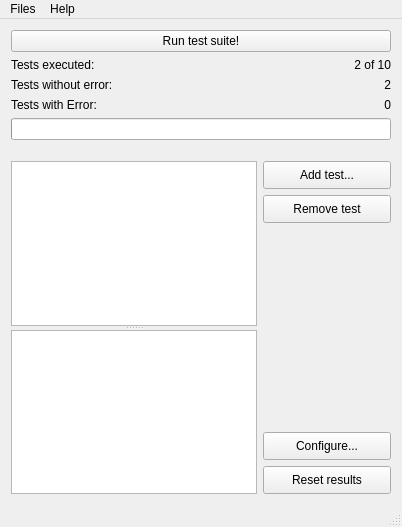
<?xml version="1.0" encoding="UTF-8"?>
<ui version="4.0">
 <class>MainWindow</class>
 <widget class="QMainWindow" name="MainWindow">
  <property name="geometry">
   <rect>
    <x>0</x>
    <y>0</y>
    <width>402</width>
    <height>527</height>
   </rect>
  </property>
  <property name="windowTitle">
   <string notr="true">QTRunner</string>
  </property>
  <widget class="QWidget" name="centralWidget">
   <layout class="QGridLayout" name="gridLayout">
    <item row="0" column="0">
     <layout class="QVBoxLayout" name="verticalLayout_2">
      <item>
       <widget class="QPushButton" name="pushButtonRunTestSuite">
        <property name="text">
         <string>Run test suite!</string>
        </property>
       </widget>
      </item>
      <item>
       <layout class="QFormLayout" name="formLayout">
        <property name="fieldGrowthPolicy">
         <enum>QFormLayout::AllNonFixedFieldsGrow</enum>
        </property>
        <item row="0" column="0">
         <widget class="QLabel" name="labelTests">
          <property name="text">
           <string>Tests executed:</string>
          </property>
         </widget>
        </item>
        <item row="0" column="1">
         <widget class="QLabel" name="labelTestExecutableCounter">
          <property name="text">
           <string>2 of 10</string>
          </property>
          <property name="alignment">
           <set>Qt::AlignRight|Qt::AlignTrailing|Qt::AlignVCenter</set>
          </property>
         </widget>
        </item>
        <item row="1" column="0">
         <widget class="QLabel" name="labelOk">
          <property name="text">
           <string>Tests without error:</string>
          </property>
         </widget>
        </item>
        <item row="1" column="1">
         <widget class="QLabel" name="labelOKCount">
          <property name="text">
           <string>2</string>
          </property>
          <property name="alignment">
           <set>Qt::AlignRight|Qt::AlignTrailing|Qt::AlignVCenter</set>
          </property>
         </widget>
        </item>
        <item row="2" column="0">
         <widget class="QLabel" name="labelNOK">
          <property name="text">
           <string>Tests with Error:</string>
          </property>
         </widget>
        </item>
        <item row="2" column="1">
         <widget class="QLabel" name="labelNOKCount">
          <property name="text">
           <string>0</string>
          </property>
          <property name="alignment">
           <set>Qt::AlignRight|Qt::AlignTrailing|Qt::AlignVCenter</set>
          </property>
         </widget>
        </item>
       </layout>
      </item>
      <item>
       <widget class="QProgressBar" name="progressBar">
        <property name="value">
         <number>0</number>
        </property>
        <property name="textVisible">
         <bool>false</bool>
        </property>
        <property name="format">
         <string notr="true"/>
        </property>
       </widget>
      </item>
      <item>
       <spacer name="verticalSpacer">
        <property name="orientation">
         <enum>Qt::Vertical</enum>
        </property>
        <property name="sizeType">
         <enum>QSizePolicy::Fixed</enum>
        </property>
        <property name="sizeHint" stdset="0">
         <size>
          <width>20</width>
          <height>15</height>
         </size>
        </property>
       </spacer>
      </item>
     </layout>
    </item>
    <item row="1" column="0">
     <layout class="QHBoxLayout" name="horizontalLayout">
      <item>
       <widget class="QSplitter" name="splitter">
        <property name="orientation">
         <enum>Qt::Vertical</enum>
        </property>
        <widget class="QTableWidget" name="tableWidget">
         <property name="editTriggers">
          <set>QAbstractItemView::NoEditTriggers</set>
         </property>
         <property name="selectionMode">
          <enum>QAbstractItemView::SingleSelection</enum>
         </property>
         <property name="selectionBehavior">
          <enum>QAbstractItemView::SelectRows</enum>
         </property>
         <property name="showGrid">
          <bool>false</bool>
         </property>
         <attribute name="horizontalHeaderVisible">
          <bool>false</bool>
         </attribute>
         <attribute name="horizontalHeaderCascadingSectionResizes">
          <bool>false</bool>
         </attribute>
         <attribute name="horizontalHeaderHighlightSections">
          <bool>false</bool>
         </attribute>
        </widget>
        <widget class="QTextEdit" name="textEdit">
         <property name="readOnly">
          <bool>true</bool>
         </property>
        </widget>
       </widget>
      </item>
      <item>
       <layout class="QVBoxLayout" name="verticalLayout">
        <item>
         <widget class="QPushButton" name="pushButtonAddTest">
          <property name="minimumSize">
           <size>
            <width>128</width>
            <height>28</height>
           </size>
          </property>
          <property name="maximumSize">
           <size>
            <width>120</width>
            <height>28</height>
           </size>
          </property>
          <property name="text">
           <string>Add test...</string>
          </property>
         </widget>
        </item>
        <item>
         <widget class="QPushButton" name="pushButtonRemoveTest">
          <property name="minimumSize">
           <size>
            <width>128</width>
            <height>28</height>
           </size>
          </property>
          <property name="maximumSize">
           <size>
            <width>120</width>
            <height>28</height>
           </size>
          </property>
          <property name="text">
           <string>Remove test</string>
          </property>
         </widget>
        </item>
        <item>
         <spacer name="verticalSpacer_2">
          <property name="orientation">
           <enum>Qt::Vertical</enum>
          </property>
          <property name="sizeHint" stdset="0">
           <size>
            <width>20</width>
            <height>40</height>
           </size>
          </property>
         </spacer>
        </item>
        <item>
         <widget class="QPushButton" name="pushButtonConfigureTest">
          <property name="minimumSize">
           <size>
            <width>128</width>
            <height>28</height>
           </size>
          </property>
          <property name="maximumSize">
           <size>
            <width>120</width>
            <height>28</height>
           </size>
          </property>
          <property name="text">
           <string>Configure...</string>
          </property>
         </widget>
        </item>
        <item>
         <widget class="QPushButton" name="pushButtonResetResults">
          <property name="minimumSize">
           <size>
            <width>128</width>
            <height>28</height>
           </size>
          </property>
          <property name="maximumSize">
           <size>
            <width>120</width>
            <height>28</height>
           </size>
          </property>
          <property name="text">
           <string>Reset results</string>
          </property>
         </widget>
        </item>
       </layout>
      </item>
     </layout>
    </item>
   </layout>
  </widget>
  <widget class="QMenuBar" name="menuBar">
   <property name="geometry">
    <rect>
     <x>0</x>
     <y>0</y>
     <width>402</width>
     <height>21</height>
    </rect>
   </property>
   <widget class="QMenu" name="menuFiles">
    <property name="title">
     <string>Files</string>
    </property>
    <addaction name="actionNew"/>
    <addaction name="actionOpen_project"/>
    <addaction name="separator"/>
    <addaction name="actionSave_project"/>
    <addaction name="actionSave_project_as"/>
    <addaction name="separator"/>
    <addaction name="actionQuit"/>
   </widget>
   <widget class="QMenu" name="menuHelp">
    <property name="title">
     <string>Help</string>
    </property>
    <addaction name="actionAbout_QTRunner"/>
    <addaction name="separator"/>
    <addaction name="actionCheck_for_updates"/>
   </widget>
   <addaction name="menuFiles"/>
   <addaction name="menuHelp"/>
  </widget>
  <widget class="QStatusBar" name="statusBar"/>
  <action name="actionNew">
   <property name="icon">
    <iconset resource="QTRunner.qrc">
     <normaloff>:/images/images/filenew.png</normaloff>:/images/images/filenew.png</iconset>
   </property>
   <property name="text">
    <string>New project</string>
   </property>
  </action>
  <action name="actionOpen_project">
   <property name="icon">
    <iconset resource="QTRunner.qrc">
     <normaloff>:/images/images/fileopen.png</normaloff>:/images/images/fileopen.png</iconset>
   </property>
   <property name="text">
    <string>Open project...</string>
   </property>
  </action>
  <action name="actionSave_project">
   <property name="icon">
    <iconset resource="QTRunner.qrc">
     <normaloff>:/images/images/filesave.png</normaloff>:/images/images/filesave.png</iconset>
   </property>
   <property name="text">
    <string>Save project</string>
   </property>
  </action>
  <action name="actionSave_project_as">
   <property name="icon">
    <iconset resource="QTRunner.qrc">
     <normaloff>:/images/images/filesaveas.png</normaloff>:/images/images/filesaveas.png</iconset>
   </property>
   <property name="text">
    <string>Save project as...</string>
   </property>
  </action>
  <action name="actionQuit">
   <property name="icon">
    <iconset resource="QTRunner.qrc">
     <normaloff>:/images/images/exit.png</normaloff>:/images/images/exit.png</iconset>
   </property>
   <property name="text">
    <string>Quit</string>
   </property>
   <property name="shortcut">
    <string>Alt+F4</string>
   </property>
   <property name="shortcutContext">
    <enum>Qt::ApplicationShortcut</enum>
   </property>
  </action>
  <action name="actionAbout_QTRunner">
   <property name="icon">
    <iconset resource="QTRunner.qrc">
     <normaloff>:/images/images/QTRunner.png</normaloff>:/images/images/QTRunner.png</iconset>
   </property>
   <property name="text">
    <string>About QTRunner...</string>
   </property>
  </action>
  <action name="actionCheck_for_updates">
   <property name="icon">
    <iconset resource="QTRunner.qrc">
     <normaloff>:/images/images/globe.png</normaloff>:/images/images/globe.png</iconset>
   </property>
   <property name="text">
    <string>Check for updates...</string>
   </property>
  </action>
  <action name="actionUsed_Qt_version">
   <property name="icon">
    <iconset>
     <normaloff>:/images/images/qt.png</normaloff>:/images/images/qt.png</iconset>
   </property>
   <property name="text">
    <string>Used Qt version...</string>
   </property>
  </action>
 </widget>
 <layoutdefault spacing="6" margin="11"/>
 <resources>
  <include location="QTRunner.qrc"/>
 </resources>
 <connections>
  <connection>
   <sender>actionQuit</sender>
   <signal>triggered()</signal>
   <receiver>MainWindow</receiver>
   <slot>close()</slot>
   <hints>
    <hint type="sourcelabel">
     <x>-1</x>
     <y>-1</y>
    </hint>
    <hint type="destinationlabel">
     <x>200</x>
     <y>263</y>
    </hint>
   </hints>
  </connection>
 </connections>
</ui>
